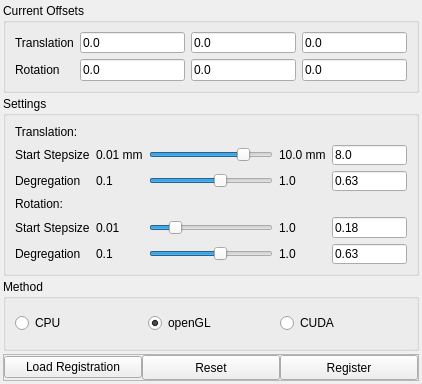
<?xml version="1.0" encoding="UTF-8"?>
<ui version="4.0">
 <class>CtRegistrationWidget</class>
 <widget class="QDockWidget" name="CtRegistrationWidget">
  <property name="geometry">
   <rect>
    <x>0</x>
    <y>0</y>
    <width>422</width>
    <height>384</height>
   </rect>
  </property>
  <property name="windowTitle">
   <string>Registration Widget</string>
  </property>
  <widget class="QWidget" name="dockWidgetContents">
   <layout class="QVBoxLayout" name="verticalLayout">
    <property name="spacing">
     <number>3</number>
    </property>
    <property name="leftMargin">
     <number>3</number>
    </property>
    <property name="topMargin">
     <number>3</number>
    </property>
    <property name="rightMargin">
     <number>3</number>
    </property>
    <property name="bottomMargin">
     <number>3</number>
    </property>
    <item>
     <widget class="QGroupBox" name="currentValues">
      <property name="minimumSize">
       <size>
        <width>0</width>
        <height>90</height>
       </size>
      </property>
      <property name="maximumSize">
       <size>
        <width>16777215</width>
        <height>90</height>
       </size>
      </property>
      <property name="title">
       <string>Current Offsets</string>
      </property>
      <layout class="QGridLayout" name="gridLayout">
       <item row="1" column="1">
        <widget class="QLineEdit" name="currentTranslationX">
         <property name="text">
          <string>0.0</string>
         </property>
        </widget>
       </item>
       <item row="1" column="0">
        <widget class="QLabel" name="label">
         <property name="text">
          <string>Translation</string>
         </property>
        </widget>
       </item>
       <item row="1" column="2">
        <widget class="QLineEdit" name="currentTranslationY">
         <property name="text">
          <string>0.0</string>
         </property>
        </widget>
       </item>
       <item row="1" column="3">
        <widget class="QLineEdit" name="currentTranslationZ">
         <property name="text">
          <string>0.0</string>
         </property>
        </widget>
       </item>
       <item row="2" column="0">
        <widget class="QLabel" name="label_2">
         <property name="text">
          <string>Rotation</string>
         </property>
        </widget>
       </item>
       <item row="2" column="1">
        <widget class="QLineEdit" name="currentRotationX">
         <property name="text">
          <string>0.0</string>
         </property>
        </widget>
       </item>
       <item row="2" column="2">
        <widget class="QLineEdit" name="currentRotationY">
         <property name="text">
          <string>0.0</string>
         </property>
        </widget>
       </item>
       <item row="2" column="3">
        <widget class="QLineEdit" name="currentRotationZ">
         <property name="text">
          <string>0.0</string>
         </property>
        </widget>
       </item>
      </layout>
     </widget>
    </item>
    <item>
     <widget class="QGroupBox" name="settings">
      <property name="minimumSize">
       <size>
        <width>0</width>
        <height>180</height>
       </size>
      </property>
      <property name="maximumSize">
       <size>
        <width>16777215</width>
        <height>180</height>
       </size>
      </property>
      <property name="title">
       <string>Settings</string>
      </property>
      <layout class="QGridLayout" name="gridLayout_2">
       <item row="1" column="4">
        <widget class="QLineEdit" name="translationStepCurrent">
         <property name="minimumSize">
          <size>
           <width>75</width>
           <height>0</height>
          </size>
         </property>
         <property name="maximumSize">
          <size>
           <width>75</width>
           <height>16777215</height>
          </size>
         </property>
         <property name="text">
          <string>8.0</string>
         </property>
        </widget>
       </item>
       <item row="0" column="0">
        <widget class="QLabel" name="label_15">
         <property name="text">
          <string>Translation:</string>
         </property>
        </widget>
       </item>
       <item row="2" column="3">
        <widget class="QLabel" name="label_8">
         <property name="text">
          <string>1.0</string>
         </property>
        </widget>
       </item>
       <item row="2" column="0">
        <widget class="QLabel" name="label_6">
         <property name="text">
          <string>Degregation</string>
         </property>
        </widget>
       </item>
       <item row="4" column="1">
        <widget class="QLabel" name="label_10">
         <property name="text">
          <string>0.01</string>
         </property>
        </widget>
       </item>
       <item row="1" column="3">
        <widget class="QLabel" name="label_4">
         <property name="text">
          <string>10.0 mm</string>
         </property>
        </widget>
       </item>
       <item row="2" column="1">
        <widget class="QLabel" name="label_7">
         <property name="text">
          <string>0.1</string>
         </property>
        </widget>
       </item>
       <item row="1" column="0">
        <widget class="QLabel" name="label_5">
         <property name="text">
          <string>Start Stepsize</string>
         </property>
        </widget>
       </item>
       <item row="5" column="1">
        <widget class="QLabel" name="label_13">
         <property name="text">
          <string>0.1</string>
         </property>
        </widget>
       </item>
       <item row="4" column="0">
        <widget class="QLabel" name="label_9">
         <property name="text">
          <string>Start Stepsize</string>
         </property>
        </widget>
       </item>
       <item row="5" column="0">
        <widget class="QLabel" name="label_12">
         <property name="text">
          <string>Degregation</string>
         </property>
        </widget>
       </item>
       <item row="5" column="2">
        <widget class="QSlider" name="rotatioDegSize">
         <property name="minimum">
          <number>10</number>
         </property>
         <property name="maximum">
          <number>100</number>
         </property>
         <property name="value">
          <number>63</number>
         </property>
         <property name="sliderPosition">
          <number>63</number>
         </property>
         <property name="orientation">
          <enum>Qt::Horizontal</enum>
         </property>
        </widget>
       </item>
       <item row="5" column="3">
        <widget class="QLabel" name="label_14">
         <property name="text">
          <string>1.0</string>
         </property>
        </widget>
       </item>
       <item row="1" column="1">
        <widget class="QLabel" name="label_3">
         <property name="text">
          <string>0.01 mm</string>
         </property>
        </widget>
       </item>
       <item row="1" column="2">
        <widget class="QSlider" name="translationStepSize">
         <property name="minimum">
          <number>1</number>
         </property>
         <property name="maximum">
          <number>1000</number>
         </property>
         <property name="value">
          <number>800</number>
         </property>
         <property name="sliderPosition">
          <number>800</number>
         </property>
         <property name="orientation">
          <enum>Qt::Horizontal</enum>
         </property>
        </widget>
       </item>
       <item row="4" column="2">
        <widget class="QSlider" name="rotatioStepSize">
         <property name="minimum">
          <number>1</number>
         </property>
         <property name="maximum">
          <number>100</number>
         </property>
         <property name="value">
          <number>18</number>
         </property>
         <property name="sliderPosition">
          <number>18</number>
         </property>
         <property name="orientation">
          <enum>Qt::Horizontal</enum>
         </property>
        </widget>
       </item>
       <item row="4" column="3">
        <widget class="QLabel" name="label_11">
         <property name="text">
          <string>1.0</string>
         </property>
        </widget>
       </item>
       <item row="5" column="4">
        <widget class="QLineEdit" name="rotatioDegCurrent">
         <property name="minimumSize">
          <size>
           <width>75</width>
           <height>0</height>
          </size>
         </property>
         <property name="maximumSize">
          <size>
           <width>75</width>
           <height>16777215</height>
          </size>
         </property>
         <property name="text">
          <string>0.63</string>
         </property>
        </widget>
       </item>
       <item row="2" column="4">
        <widget class="QLineEdit" name="translationDegCurrent">
         <property name="minimumSize">
          <size>
           <width>75</width>
           <height>0</height>
          </size>
         </property>
         <property name="maximumSize">
          <size>
           <width>75</width>
           <height>16777215</height>
          </size>
         </property>
         <property name="text">
          <string>0.63</string>
         </property>
        </widget>
       </item>
       <item row="4" column="4">
        <widget class="QLineEdit" name="rotatioStepCurrent">
         <property name="minimumSize">
          <size>
           <width>75</width>
           <height>0</height>
          </size>
         </property>
         <property name="maximumSize">
          <size>
           <width>75</width>
           <height>16777215</height>
          </size>
         </property>
         <property name="text">
          <string>0.18</string>
         </property>
        </widget>
       </item>
       <item row="2" column="2">
        <widget class="QSlider" name="translationDegSize">
         <property name="minimum">
          <number>10</number>
         </property>
         <property name="maximum">
          <number>100</number>
         </property>
         <property name="value">
          <number>63</number>
         </property>
         <property name="sliderPosition">
          <number>63</number>
         </property>
         <property name="orientation">
          <enum>Qt::Horizontal</enum>
         </property>
        </widget>
       </item>
       <item row="3" column="0">
        <widget class="QLabel" name="label_16">
         <property name="text">
          <string>Rotation:</string>
         </property>
        </widget>
       </item>
      </layout>
     </widget>
    </item>
    <item>
     <widget class="QGroupBox" name="groupBox">
      <property name="title">
       <string>Method</string>
      </property>
      <layout class="QHBoxLayout" name="horizontalLayout_2">
       <item>
        <widget class="QRadioButton" name="cpuButton">
         <property name="text">
          <string>CPU</string>
         </property>
        </widget>
       </item>
       <item>
        <widget class="QRadioButton" name="glButton">
         <property name="text">
          <string>openGL</string>
         </property>
         <property name="checked">
          <bool>true</bool>
         </property>
        </widget>
       </item>
       <item>
        <widget class="QRadioButton" name="cudaButton">
         <property name="text">
          <string>CUDA</string>
         </property>
        </widget>
       </item>
      </layout>
     </widget>
    </item>
    <item>
     <widget class="QFrame" name="buttons">
      <property name="minimumSize">
       <size>
        <width>0</width>
        <height>27</height>
       </size>
      </property>
      <property name="maximumSize">
       <size>
        <width>16777215</width>
        <height>27</height>
       </size>
      </property>
      <property name="frameShape">
       <enum>QFrame::StyledPanel</enum>
      </property>
      <property name="frameShadow">
       <enum>QFrame::Raised</enum>
      </property>
      <layout class="QHBoxLayout" name="horizontalLayout">
       <property name="spacing">
        <number>0</number>
       </property>
       <property name="leftMargin">
        <number>0</number>
       </property>
       <property name="topMargin">
        <number>0</number>
       </property>
       <property name="rightMargin">
        <number>0</number>
       </property>
       <property name="bottomMargin">
        <number>0</number>
       </property>
       <item>
        <widget class="QPushButton" name="pushButton">
         <property name="text">
          <string>Load Registration</string>
         </property>
        </widget>
       </item>
       <item>
        <widget class="QPushButton" name="resetButton">
         <property name="minimumSize">
          <size>
           <width>0</width>
           <height>25</height>
          </size>
         </property>
         <property name="maximumSize">
          <size>
           <width>16777215</width>
           <height>25</height>
          </size>
         </property>
         <property name="text">
          <string>Reset</string>
         </property>
        </widget>
       </item>
       <item>
        <widget class="QPushButton" name="registerButton">
         <property name="minimumSize">
          <size>
           <width>0</width>
           <height>25</height>
          </size>
         </property>
         <property name="maximumSize">
          <size>
           <width>16777215</width>
           <height>25</height>
          </size>
         </property>
         <property name="text">
          <string>Register</string>
         </property>
        </widget>
       </item>
      </layout>
     </widget>
    </item>
   </layout>
  </widget>
 </widget>
 <resources/>
 <connections/>
</ui>
